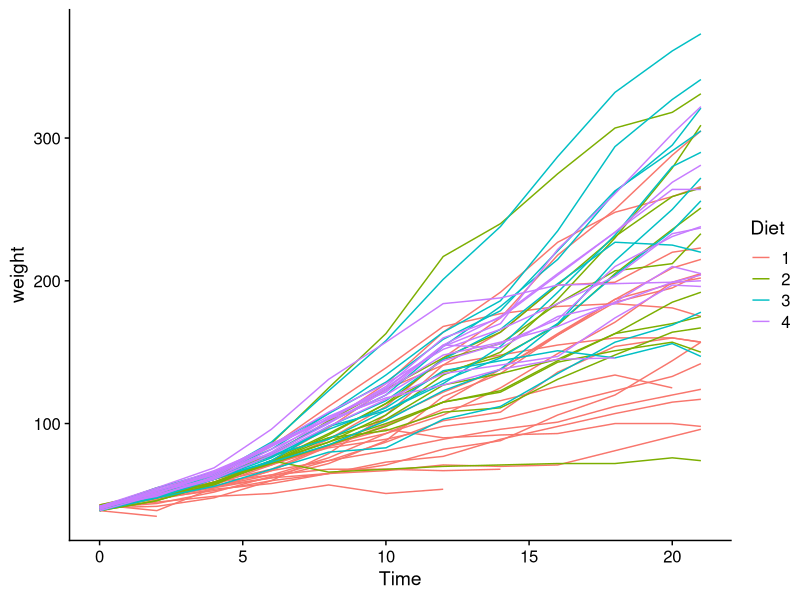

This figure's R source:
## ---- chunk 1
#| label: packages
#| message: false

library(tidyverse)
library(cowplot)
## ---- chunk 2
# Load and inspect the data, a little reshaping here to get in to an easy to read format for you.
AP_matrix <- matrix(AirPassengers, nrow = length(unique(floor(time(AirPassengers)))), byrow = TRUE)
colnames(AP_matrix) <- month.abb
rownames(AP_matrix) <- unique(floor(time(AirPassengers)))
AP_df <- as.data.frame(AP_matrix)
AP_df$Year <- rownames(AP_matrix)

## ---- chunk 3
AP_df

## ---- chunk 4

## ---- chunk 5
# To answer this question we need to find the ratio of Aug and Nov travelers. We need the data in the wide format.

# how can we add the ratio to get the percent increase?



## ---- chunk 6
# First look at the data.
glimpse(ChickWeight)
## ---- chunk 7
# How can you count the timeponits, chicks, and diets, and chicks nested in diets?

## ---- chunk 8
# we can plot it to get a first view
ChickWeight |>
  ggplot(aes(x = Time, y = weight, group = Chick, color = Diet)) + 
  geom_line() +
  theme_cowplot()





